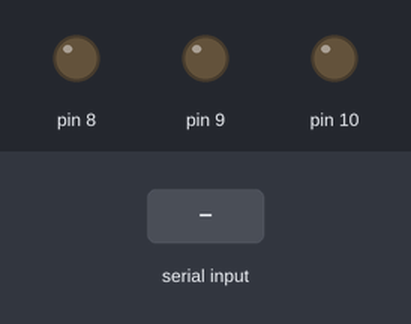
Simulated run of this sketch. Board: Arduino Uno, built with avr-gcc and run on an emulated ATmega328P. Parts: output pins drawn as LEDs (lit = HIGH). The test bench sets the inputs (shaded band). What the sketch prints to the serial monitor is not drawn.

Above: at 1.2 s.
1.3 s: "1" received over the second serial link
At 2.5 s:
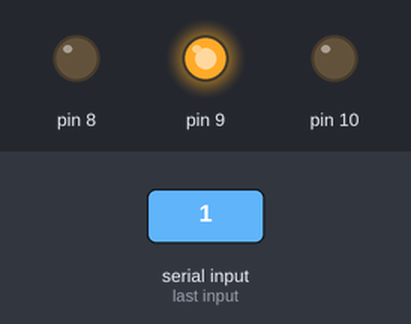
2.8 s: "2" received over the second serial link
At 3.7 s:
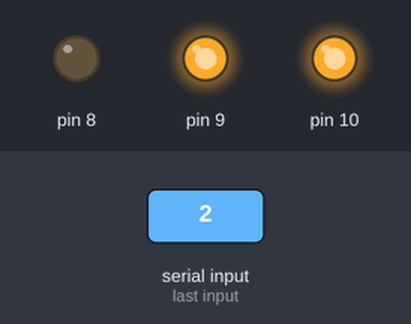
4.3 s: "4" received over the second serial link
At 4.8 s:
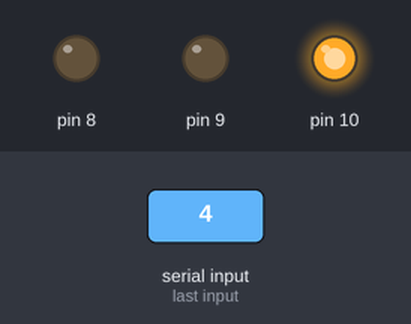
5.8 s: "5" received over the second serial link
At 7.2 s:
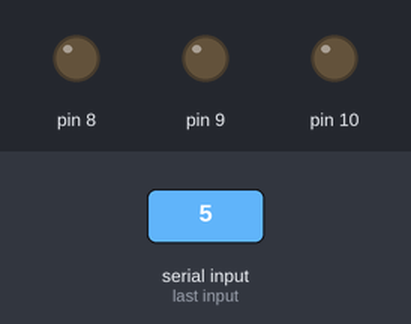
Timing chart, 0 to 8.3 s (numbered marks = the images above; inputs shaded):
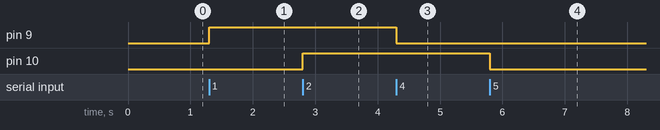

Measured:
- after the input at 1.3 s, pin 9: LOW → HIGH at once
- after the input at 2.8 s, pin 10: LOW → HIGH at once
- after the input at 4.3 s, pin 9: HIGH → LOW at once
- after the input at 5.8 s, pin 10: HIGH → LOW at once

The sketch:

Bluetooth_Lesson1.ino
```cpp
#include<SoftwareSerial.h>

SoftwareSerial Bluetooth(7, 6);       //TXD11  RXD12

void setup() {
  Serial.begin(9600);
  Bluetooth.begin(9600);
  pinMode(8,OUTPUT);
  pinMode(9,OUTPUT);
  pinMode(10,OUTPUT);


}
void loop() {
  char ch;
  if (Bluetooth.available()) {
    ch = Bluetooth.read();
    Serial.write(ch);

    if(ch=='1')
    {
      digitalWrite(9,HIGH);
    }
     if(ch=='2')
    {
      digitalWrite(10,HIGH);
    }
     if(ch=='3')
    {
      digitalWrite(11,HIGH);
    }

    if(ch=='4')
    {
      digitalWrite(9,LOW);
    }
     if(ch=='5')
    {
      digitalWrite(10,LOW);
    }
     if(ch=='6')
    {
      digitalWrite(11,LOW);
    }


  }

}
```
